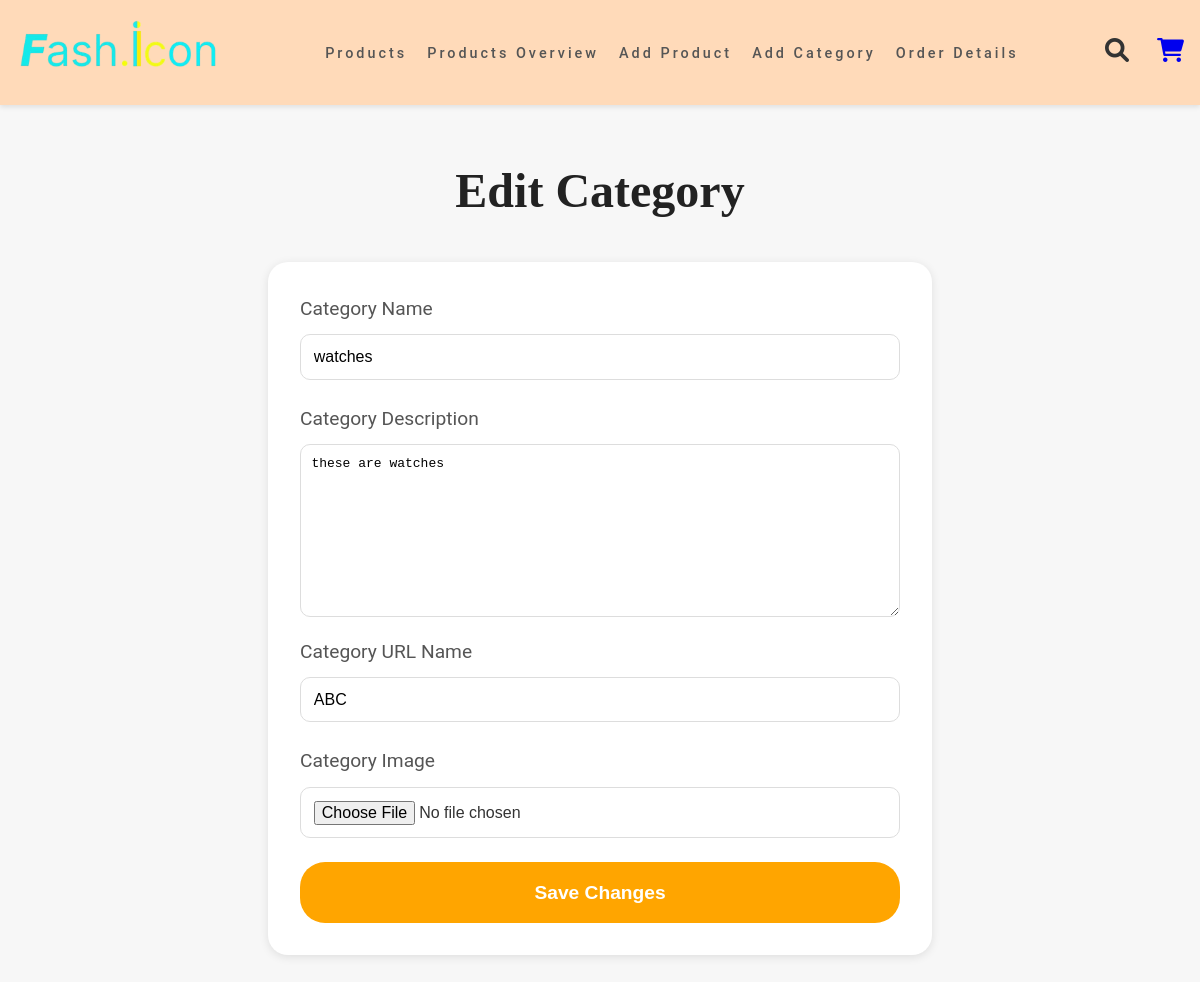
The app's page /edit-category/2/ (signed in), older data.
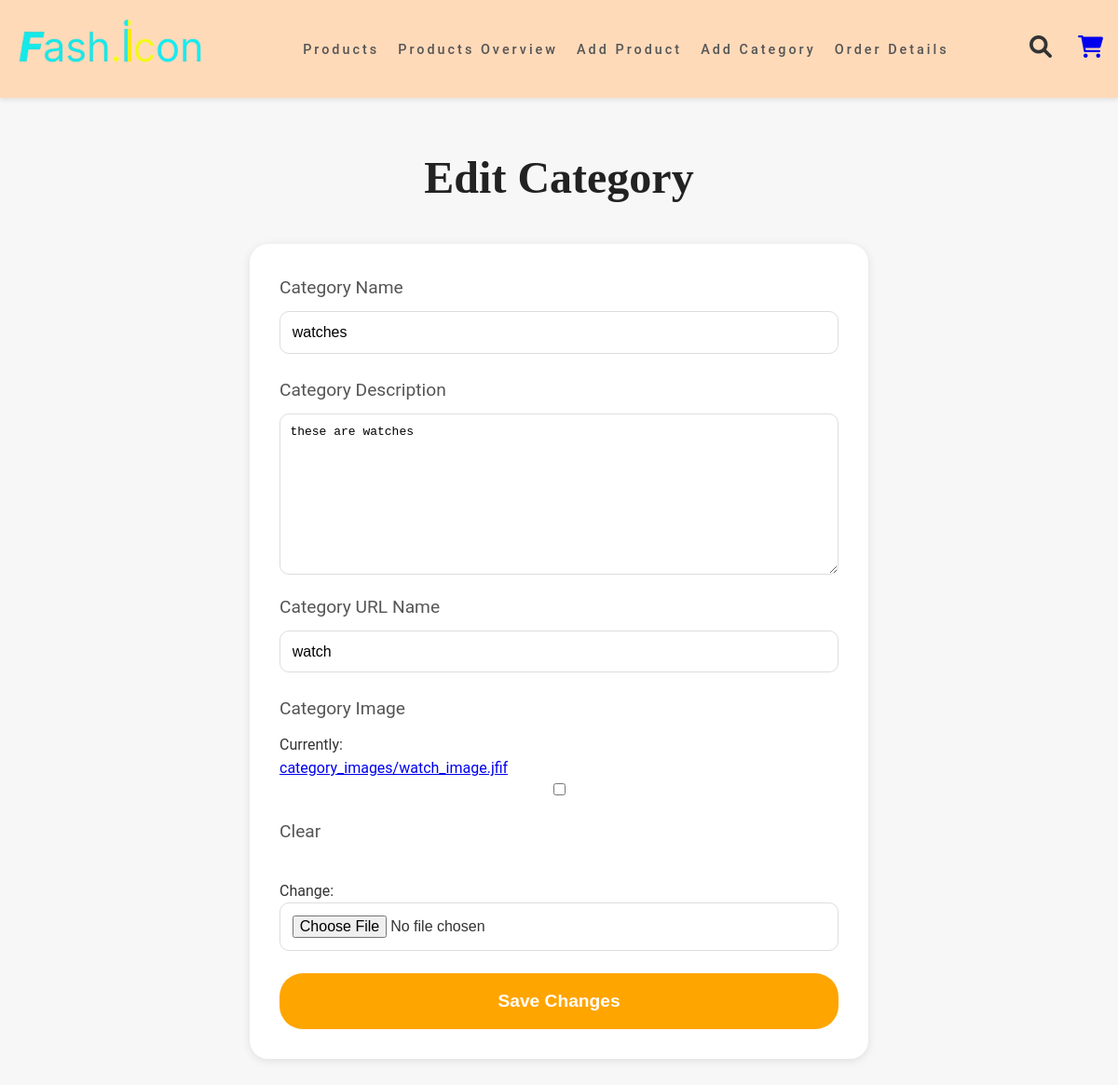
The same page, newer data.
### keychain_app/models.py (models this page shows, shortened)
class Category(models.Model):
    name = models.CharField(max_length=100)
    url_name = models.SlugField(unique=True, default='none')  # Specify a default value
    image = models.ImageField(upload_to='category_images/', blank=True, null=True)  # Add image field
    description = models.TextField(blank=True)

### keychain_app/views.py (the view)
# urls.py: path('edit-category/<int:pk>/', views.edit_category, name='edit_category'),
@staff_member_required
def edit_category(request, pk):
    category = get_object_or_404(Category, pk=pk)
    if request.method == 'POST':
        form = CategoryForm(request.POST, request.FILES, instance=category)
        if form.is_valid():
            form.save()
            return redirect('edit_category', pk=pk)  # Redirect to the same page
    else:
        form = CategoryForm(instance=category)
    return render(request, 'edit_category.html', {'form': form})

### keychain_app/forms.py
class CategoryForm(forms.ModelForm):
    class Meta:
        model = Category
        fields = ['name', 'description','url_name','image']

### keychain_app/templates/edit_category.html (shortened to what this page needs)
{% load static %}
<!DOCTYPE html>
<html lang="en">
<head>
    <link rel="stylesheet" href="https://cdnjs.cloudflare.com/ajax/libs/font-awesome/6.0.0-beta3/css/all.min.css">
</head>
<body>
    <nav class="navbar-goofy">
        <div class="logo-fun">
            <img src="{% static 'images/logo.png' %}" alt="Logo">
        </div>
        <ul class="nav-links-goofy">
            <li><a href="{% url 'products_view' %}">Products</a></li>
            <li><a href="{% url 'products_overview' %}">Products Overview</a></li>
            <li><a href="{% url 'add_product' %}">Add Product</a></li>
            <li><a href="{% url 'add_category' %}">Add Category</a></li>
            <li><a href="{% url 'order_details' %}">Order Details</a></li>
        </ul>
        <div class="nav-icons-goofy">
            <i class="fas fa-search"></i>
            <a href="{% url 'view_cart' %}"><i class="fas fa-shopping-cart"></i></a>
        </div>
    </nav>
    <h1>Edit Category</h1>
    <div class="form-container">
        <form method="post" enctype="multipart/form-data">
            <label for="name">Category Name</label>
            {{ form.name }}
            <label for="description">Category Description</label>
            {{ form.description }}
            <label for="url_name">Category URL Name</label>
            {{ form.url_name }}
            <label for="image">Category Image</label>
            {{ form.image }}
            <button type="submit" class="button1">Save Changes</button>
        </form>
    </div>
</body>
</html>

Row changes from the older to the newer data that the page shows:
changed Category "watches": url_name "ABC" → "watch"
Text that changed along with them:
form field image: (not shown) → "☐"
text now shown: "Currently: category_images/watch_image.jfif Clear Change:"
